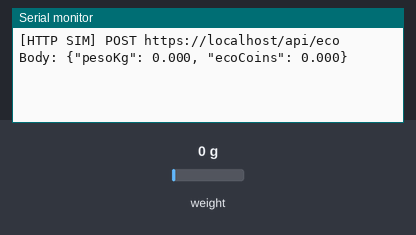
A program run on a simulated ESP32. Parts: the last lines printed to the serial monitor. The inputs (shaded band) are chosen by the test bench; at power-on: weight on the scale 0 g.

Above: at 2.2 s.
2.3 s: weight on the scale set to 100 g
At 3.6 s:
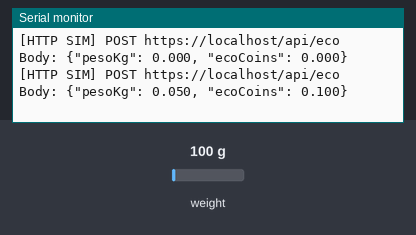
4.3 s: weight on the scale set to 1250 g
At 4.9 s:
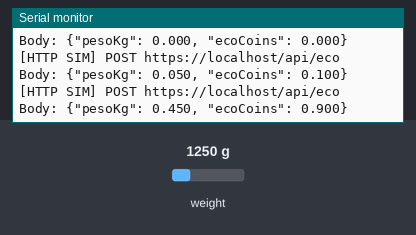

The program:

main.cpp
```cpp
#include <Arduino.h>

#include "core/SistemaEcoCoin.h"

#include "infra/FonteDePesoHX711.h"
#include "infra/ConversorEcoCoinSimples.h"
#include "infra/CanalDeEnvioFake.h"
#include "infra/CanalDeEnvioHttpSimulado.h"

constexpr int PIN_HX711_DOUT = 4;
constexpr int PIN_HX711_SCK  = 5;
constexpr float FATOR_CALIBRACAO = 2280.0f;
constexpr double TAXA_ECOCOIN = 2.0;
constexpr unsigned long INTERVALO_LEITURA_MS = 1000;
constexpr int TAMANHO_JANELA_FILTRO = 8;
constexpr const char* ENDPOINT_SIMULADO = "https://localhost/api/eco";

FonteDePesoHX711 fontePeso(PIN_HX711_DOUT, PIN_HX711_SCK, FATOR_CALIBRACAO, TAMANHO_JANELA_FILTRO);
ConversorEcoCoinSimples conversor(TAXA_ECOCOIN);
// Troque para CanalDeEnvioFake se quiser somente serial simples
CanalDeEnvioHttpSimulado canalHttp(ENDPOINT_SIMULADO);
SistemaEcoCoin sistema(fontePeso, conversor, canalHttp);

void setup()
{
    Serial.begin(115200);
    fontePeso.inicializar();
}

void loop()
{
    sistema.executarCiclo();
    delay(INTERVALO_LEITURA_MS);
}
```

CanalDeEnvio.h
```cpp
#pragma once

class CanalDeEnvio
{
public:
    virtual ~CanalDeEnvio() = default;
    // "=0" siginifica que o método é virtual puro e deve ser implementado pelas classes derivadas
    virtual void enviar(double pesoEmKg, double ecoCoins) = 0;
};
```

ConversorEcoCoin.h
```cpp
#pragma once


class ConversorEcoCoin {
    public:
        virtual ~ConversorEcoCoin() = default;

    virtual double converter(double pesoEmKg) = 0;
};
```

FonteDePeso.h
```cpp
#pragma once

class FonteDePeso {
    public:
        virtual ~FonteDePeso() = default;

    virtual double obterPesoEmKg() = 0;

};
```

SistemaEcoCoin.cpp
```cpp
#include "SistemaEcoCoin.h"

SistemaEcoCoin::SistemaEcoCoin(
    FonteDePeso& fonteDePeso,
    ConversorEcoCoin& conversor,
    CanalDeEnvio& canal
)
    : _fonteDePeso(fonteDePeso),
      _conversor(conversor),
      _canal(canal)
{
}

void SistemaEcoCoin::executarCiclo()
{
    double peso = _fonteDePeso.obterPesoEmKg();
    double ecoCoins = _conversor.converter(peso);
    _canal.enviar(peso, ecoCoins);
}
```

SistemaEcoCoin.h
```cpp
#pragma once

#include "FonteDePeso.h"
#include "ConversorEcoCoin.h"
#include "CanalDeEnvio.h"

class SistemaEcoCoin
{
public:
    SistemaEcoCoin(
        FonteDePeso& fonteDePeso,
        ConversorEcoCoin& conversor,
        CanalDeEnvio& canal
    );

    void executarCiclo();

private:
    FonteDePeso& _fonteDePeso;
    ConversorEcoCoin& _conversor;
    CanalDeEnvio& _canal;
};
```

CanalDeEnvioFake.cpp
```cpp
#include "CanalDeEnvioFake.h"
#include <Arduino.h>

void CanalDeEnvioFake::enviar(double pesoEmKg, double ecoCoins)
{
    Serial.print("Peso (kg): ");
    Serial.print(pesoEmKg, 3);
    Serial.print(" | EcoCoins: ");
    Serial.println(ecoCoins, 3);
}
```

CanalDeEnvioFake.h
```cpp
#pragma once

#include "../core/CanalDeEnvio.h"

class CanalDeEnvioFake : public CanalDeEnvio
{
public:
    void enviar(double pesoEmKg, double ecoCoins) override;
};
```

CanalDeEnvioHttpSimulado.cpp
```cpp
#include "CanalDeEnvioHttpSimulado.h"

CanalDeEnvioHttpSimulado::CanalDeEnvioHttpSimulado(const char *endpoint)
    : _endpoint(endpoint)
{
}

void CanalDeEnvioHttpSimulado::enviar(double pesoEmKg, double ecoCoins)
{
    // Simula um POST HTTPS imprimindo um payload JSON.
    Serial.print("[HTTP SIM] POST ");
    Serial.println(_endpoint);
    Serial.print("Body: {\"pesoKg\": ");
    Serial.print(pesoEmKg, 3);
    Serial.print(", \"ecoCoins\": ");
    Serial.print(ecoCoins, 3);
    Serial.println("}");
}
```

CanalDeEnvioHttpSimulado.h
```cpp
#pragma once

#include "../core/CanalDeEnvio.h"
#include <Arduino.h>

class CanalDeEnvioHttpSimulado : public CanalDeEnvio
{
public:
    explicit CanalDeEnvioHttpSimulado(const char *endpoint);
    void enviar(double pesoEmKg, double ecoCoins) override;

private:
    const char *_endpoint;
};
```

ConversorEcoCoinSimples.cpp
```cpp
#include "ConversorEcoCoinSimples.h"

ConversorEcoCoinSimples::ConversorEcoCoinSimples(double taxa)
    : _taxa(taxa)
{
}

double ConversorEcoCoinSimples::converter(double pesoEmKg)
{
    if (pesoEmKg <= 0.0 || _taxa <= 0.0)
    {
        return 0.0;
    }

    return pesoEmKg * _taxa;
}
```

ConversorEcoCoinSimples.h
```cpp
#pragma once

#include "../core/ConversorEcoCoin.h"

class ConversorEcoCoinSimples : public ConversorEcoCoin
{
public:
    explicit ConversorEcoCoinSimples(double taxa);

    double converter(double pesoEmKg) override;

private:
    double _taxa;
};
```

FonteDePesoComFiltro.cpp
```cpp
#include "FonteDePesoComFiltro.h"

FonteDePesoComFiltro::FonteDePesoComFiltro(FonteDePeso& fonteBase, int tamanhoJanela)
    : _fonteBase(fonteBase),
      _tamanhoJanela(tamanhoJanela > 0 && tamanhoJanela <= 16 ? tamanhoJanela : 8),
      _indice(0),
      _preenchidos(0)
{
    for (int i = 0; i < 16; ++i)
    {
        _janela[i] = 0.0;
    }
}

double FonteDePesoComFiltro::obterPesoEmKg()
{
    double peso = _fonteBase.obterPesoEmKg();
    if (peso < 0.0)
    {
        peso = 0.0;
    }

    _janela[_indice] = peso;
    _indice = (_indice + 1) % _tamanhoJanela;
    if (_preenchidos < _tamanhoJanela)
    {
        _preenchidos++;
    }

    double soma = 0.0;
    for (int i = 0; i < _preenchidos; ++i)
    {
        soma += _janela[i];
    }
    return soma / _preenchidos;
}
```

FonteDePesoComFiltro.h
```cpp
#pragma once

#include "../core/FonteDePeso.h"

class FonteDePesoComFiltro : public FonteDePeso
{
public:
    explicit FonteDePesoComFiltro(FonteDePeso& fonteBase, int tamanhoJanela = 8);
    double obterPesoEmKg() override;

private:
    FonteDePeso& _fonteBase;
    int _tamanhoJanela;
    double _janela[16];
    int _indice;
    int _preenchidos;
};
```

FonteDePesoFake.cpp
```cpp
#include "FonteDePesoFake.h"

FonteDePesoFake::FonteDePesoFake(double pesoFixo)
    : _pesoFixo(pesoFixo)
{
}

double FonteDePesoFake::obterPesoEmKg()
{
    return _pesoFixo;
}
```

FonteDePesoFake.h
```cpp
#pragma once

#include "../core/FonteDePeso.h"

class FonteDePesoFake : public FonteDePeso
{
public:
    explicit FonteDePesoFake(double pesoFixo);

    double obterPesoEmKg() override;

    private:
        double _pesoFixo;
};
```

FonteDePesoHX711.cpp
```cpp
#include "FonteDePesoHX711.h"

FonteDePesoHX711::FonteDePesoHX711(
    int pinDout,
    int pinSck,
    float fatorCalibracao,
    int tamanhoJanela)
    : _pinDout(pinDout),
      _pinSck(pinSck),
      _fatorCalibracao(fatorCalibracao),
      _tamanhoJanela(tamanhoJanela > 0 && tamanhoJanela <= 16 ? tamanhoJanela : 8),
      _indice(0),
      _preenchidos(0),
      _ultimoPesoKg(0.0),
      _inicializado(false)
{
    for (int i = 0; i < 16; ++i)
    {
        _janela[i] = 0.0f;
    }
}

void FonteDePesoHX711::inicializar()
{
    if (_inicializado)
    {
        return;
    }

    _hx711.begin(_pinDout, _pinSck);
    _hx711.set_scale(_fatorCalibracao);
    _hx711.tare();
    _inicializado = true;
}

double FonteDePesoHX711::obterPesoEmKg()
{
    if (!_inicializado)
    {
        inicializar();
    }

    if (!_hx711.is_ready())
    {
        // Keep last stable value when sensor is unavailable.
        return _ultimoPesoKg;
    }

    // HX711 get_units usually returns grams.
    float pesoEmGramas = _hx711.get_units(5);

    if (pesoEmGramas < 0)
    {
        pesoEmGramas = 0;
    }

    _janela[_indice] = pesoEmGramas;
    _indice = (_indice + 1) % _tamanhoJanela;
    if (_preenchidos < _tamanhoJanela)
    {
        _preenchidos++;
    }

    float soma = 0.0f;
    for (int i = 0; i < _preenchidos; ++i)
    {
        soma += _janela[i];
    }
    const float mediaGramas = soma / _preenchidos;

    _ultimoPesoKg = mediaGramas / 1000.0;
    return _ultimoPesoKg;
}
```

FonteDePesoHX711.h
```cpp
#pragma once

#include "../core/FonteDePeso.h"
#include <HX711.h>

class FonteDePesoHX711 : public FonteDePeso
{
public:
    explicit FonteDePesoHX711(
        int pinDout,
        int pinSck,
        float fatorCalibracao,
        int tamanhoJanela = 8
    );

    void inicializar();
    double obterPesoEmKg() override;

private:
    HX711 _hx711;
    int _pinDout;
    int _pinSck;
    float _fatorCalibracao;
    int _tamanhoJanela;
    float _janela[16];
    int _indice;
    int _preenchidos;
    double _ultimoPesoKg;
    bool _inicializado;
};
```

Measured:
- after the input at 2.3 s, the serial monitor: prints a new line after 0.70 s (image 1)
- after the input at 4.3 s, the serial monitor: prints a new line after 0.20 s (image 2)
